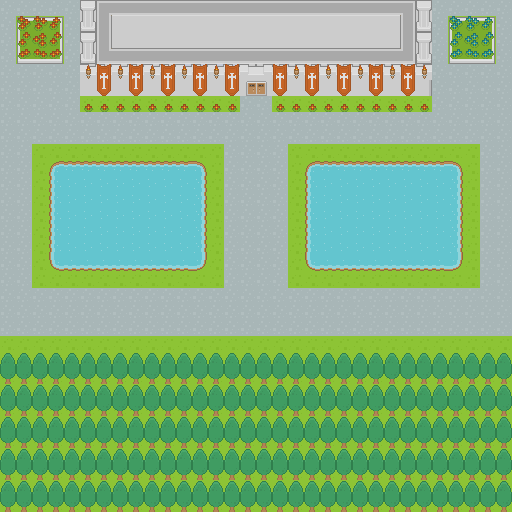

A level layout from a 2D game, rendered from its tile map. Below: a short description, then the map file with tile-grid data replaced by summaries:
An orthogonal 32x32 tile map with 16x16 px tiles, 3 tile layers (Tile Layer 1, Tile Layer 2, Tile Layer 3).

<map version="1.0" orientation="orthogonal" renderorder="right-down" width="32" height="32" tilewidth="16" tileheight="16" nextobjectid="1">
 <tileset firstgid="1" source="../tilesets/overworld.tsx" />
 <layer name="Tile Layer 1" width="32" height="32">
  <data>[1024 cells, 1024 non-empty, 3 distinct tile ids]</data>
 </layer>
 <layer name="Tile Layer 2" width="32" height="32">
  <data>[1024 cells, 916 non-empty, 45 distinct tile ids]</data>
 </layer>
 <layer name="Tile Layer 3" width="32" height="32">
  <data>[1024 cells, 32 non-empty, 5 distinct tile ids]</data>
 </layer>
</map>
